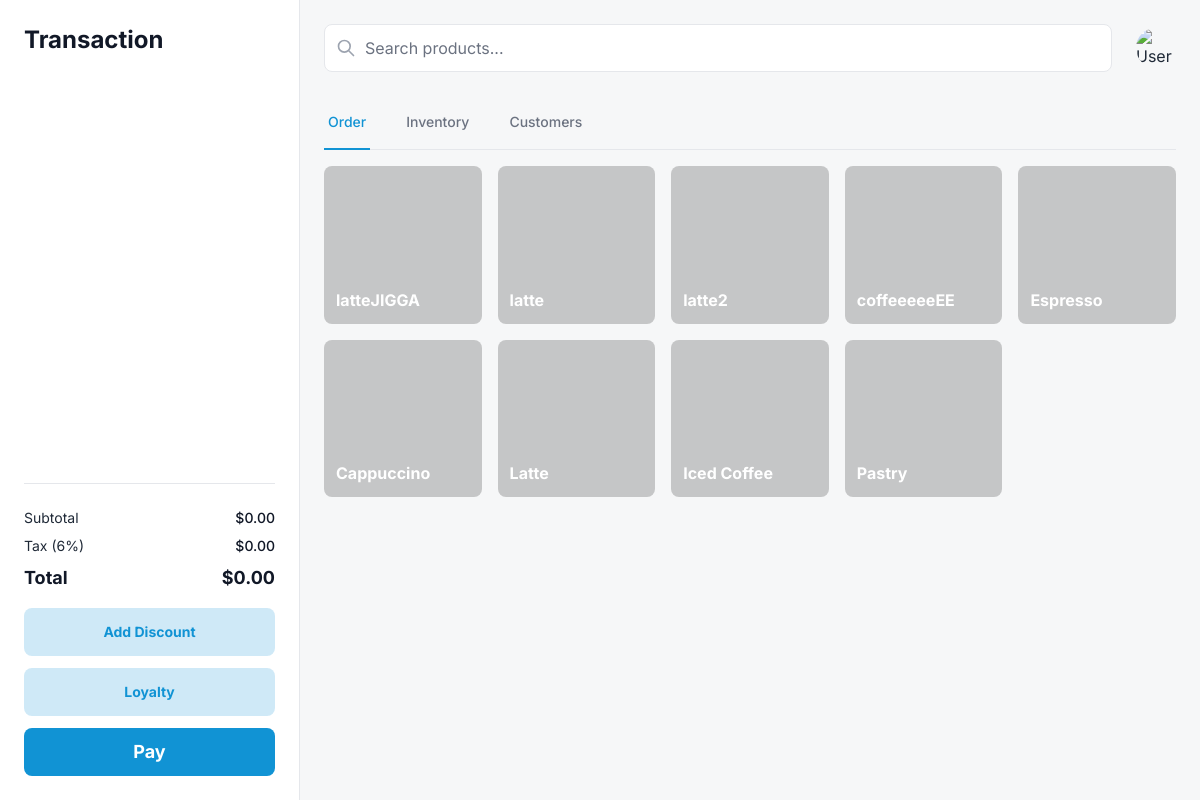
/order (signed in), run on the app's committed database.
### models.py (models this page shows, shortened)
class Product(db.Model):
    id = db.Column(db.Integer, primary_key=True)
    name = db.Column(db.String(100), nullable=False, unique=True)
    category = db.Column(db.String(50), nullable=False, default="General")
    stock = db.Column(db.Integer, nullable=False, default=0)
    last_restocked = db.Column(db.DateTime, nullable=False, default=datetime.utcnow)
    price = db.Column(db.Float, nullable=False)
    image_url = db.Column(db.String(255), nullable=False)

### app.py (the view)
@app.route('/order')
def order():
    if 'user_id' not in session:
        flash('Please log in first.')
        return redirect(url_for('login'))
    products = Product.query.all()
    return render_template('order.html', name=session['user_name'], products=products)

### templates/order.html (shortened to what this page needs)
<!DOCTYPE html>
<html lang="en">
<head>
  <script src="https://cdn.tailwindcss.com?plugins=forms,container-queries"></script>
</head>
<body class="bg-background-light dark:bg-background-dark font-display text-gray-800 dark:text-gray-200">
<div class="flex h-screen w-full flex-col">
  <div class="grid grid-cols-12 flex-grow">
    <div class="col-span-3 bg-white dark:bg-background-dark/50 p-6 flex flex-col border-r border-gray-200 dark:border-gray-700">
      <h2 class="text-2xl font-bold mb-6 text-gray-900 dark:text-white">Transaction</h2>
      <div class="flex-grow overflow-y-auto -mr-6 pr-6">
      </div>
      <div class="pt-6 border-t border-gray-200 dark:border-gray-700 text-sm">
        <div class="flex justify-between mb-2">
          <span>Subtotal</span>
          <span id="cart-subtotal" class="font-medium text-gray-900 dark:text-white">$0.00</span>
        </div>
        <div class="flex justify-between mb-2">
          <span>Tax (6%)</span>
          <span id="cart-tax" class="font-medium text-gray-900 dark:text-white">$0.00</span>
        </div>
        <div class="flex justify-between mb-4 text-lg font-bold">
          <span class="text-gray-900 dark:text-white">Total</span>
          <span id="cart-total" class="text-gray-900 dark:text-white">$0.00</span>
        </div>
        <div class="space-y-3">
          <button class="w-full h-12 rounded-lg bg-primary/20 dark:bg-primary/30 text-primary font-bold">Add Discount</button>
          <button class="w-full h-12 rounded-lg bg-primary/20 dark:bg-primary/30 text-primary font-bold">Loyalty</button>
          <button class="w-full h-12 rounded-lg bg-primary text-white font-bold text-lg">Pay
          </button>
        </div>
      </div>
    </div>
    <div class="col-span-9 flex flex-col p-6">
      <div class="flex items-center mb-6">
        <div class="relative flex-grow">
          <input type="search" placeholder="Search products..."
                 class="w-full h-12 pl-10 pr-4 rounded-lg bg-white dark:bg-background-dark/50 border border-gray-200 dark:border-gray-700 focus:outline-none focus:ring-2 focus:ring-primary"/>
          <div class="absolute inset-y-0 left-0 flex items-center pl-3 pointer-events-none">
          </div>
        </div>
        <div class="flex items-center ml-6">
          <img alt="User avatar" class="w-10 h-10 rounded-full" src="https://lh3.googleusercontent.com/aida-public/AB6AXuCxoRSvFgDW0ikVY6-ohhmI3EryUW3YllRD_CV8Gje9eJoFBmTdPtNTSjwSAogARQYaGWDm0Do6yXjLTQ48AgMQcFf9km9eWxjYk17bUbeVuquX-Y2cUVVRYn2UcVzMOGh1-iz1N17kjPSvuKUDpMRUkAroaotJsoxuSFUnW6YZy7a7aW80mzoF2GGC9BNQhhqwnrVnvgm63opRVpjW29lwtExYhPxuIRzNUQqdKmcwSaZSpCkY1XQC_RN1TNz8OxQ1c-ssJljCBU8"/>
        </div>
      </div>
      <div class="border-b border-gray-200 dark:border-gray-700 mb-4">
        <nav class="-mb-px flex space-x-8">
          <a class="border-primary text-primary whitespace-nowrap py-4 px-1 border-b-2 font-medium text-sm" href="order">Order</a>
          <a class="border-transparent text-gray-500 hover:text-gray-700 dark:hover:text-gray-300 whitespace-nowrap py-4 px-1 border-b-2 font-medium text-sm" href="inventory">Inventory</a>
          <a class="border-transparent text-gray-500 hover:text-gray-700 dark:hover:text-gray-300 whitespace-nowrap py-4 px-1 border-b-2 font-medium text-sm" href="#">Customers</a>
        </nav>
      </div>
      <div class="flex-grow overflow-y-auto -mx-3 px-3">
        <div class="grid grid-cols-2 sm:grid-cols-3 md:grid-cols-4 lg:grid-cols-5 xl:grid-cols-6 gap-4">
          {% for product in products %}
          <div
            class="group relative rounded-lg overflow-hidden cursor-pointer product"
            data-name="{{ product.name }}"
            data-price="{{ product.price }}"
          >
            <div class="w-full h-0 pb-[100%] bg-cover bg-center"
                style="background-image: url('{{ product.image_url }}');"></div>
            <div class="absolute inset-0 bg-black/20"></div>
            <p class="absolute bottom-0 left-0 p-3 text-white font-bold">{{ product.name }}</p>
          </div>
          {% endfor %}
        </div>
      </div>
    </div>
  </div>
</div>
</body>
</html>

### data on the page
Product: name "latteJIGGA"
Product: name "latte"
Product: name "latte2"
Product: name "coffeeeeeEE"
Product: name "Espresso"
Product: name "Cappuccino"
Product: name "Latte"
Product: name "Iced Coffee"
Product: name "Pastry"
